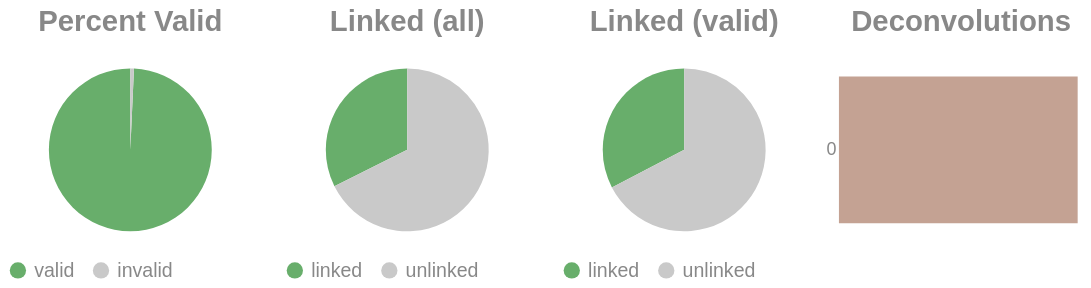

Notebook cell for this chart:
### Code cell
if SKIPLR:
    pass
else:
    clash = Counter()
    for i in valids['molecule'].to_list():
        _mol = i.split("-")
        if len(_mol) == 1:
            clash.update('0')
        else:
            clash.update(_mol[-1])

    _d = {"deconvolutions": [], 'count': []}
    for k,v in clash.items():
        _d['deconvolutions'].append(k)
        _d['count'].append(v)

    tot_valid = valids['reads'].sum()
    mask = valids['reads'] >= 2
    n_linked_reads = valids.filter(mask)['reads'].sum()
    if n_linked_reads == 0:
        print_html("No linked molecules (>=2 reads) were detected; skipping linked-only distributions.")
        SKIPLR = True
    else:
        perc_valid = round(tot_valid / n_reads, 4)
        linked_perc_abs = round(n_linked_reads / n_reads, 4)
        linked_perc = round(n_linked_reads / tot_valid, 4)

    _valid = pl.DataFrame({"valids": ['valid', 'invalid'], "count": [tot_valid, n_reads - tot_valid]})
    _linked_abs = pl.DataFrame({"linked (absolute)": ['linked', 'unlinked'], "count": [n_linked_reads, n_reads - n_linked_reads]})
    _linked_rel = pl.DataFrame({"linked (valids)": ['linked', 'unlinked'], "count": [n_linked_reads, tot_valid - n_linked_reads]})

    (
        alt.hconcat(
            piechart(_valid, goodval = 'valid', title = "Percent Valid"),
            piechart(_linked_abs, goodval = "linked", title =  "Linked (all)"),
            piechart(_linked_rel, goodval = "linked", title =  "Linked (valid)"),
            convolutionbar(pl.DataFrame(_d), title = "Deconvolutions"),
            center = True,
            bounds = 'flush'
        )
        .resolve_scale(color='independent')
        .resolve_legend('independent')
        .properties(usermeta={'embedOptions': {"actions": False}})
    ).display()

### Figure 1 — Vega-Lite specification as saved in the notebook (floating-point values rounded to 4 significant figures)
{"width": "container", "height": 400, "config": {"title": {"anchor": "start", "dy": -15, "fontSize": 18, "color": "#888888", "subtitleColor": "#888888", "subtitleFontSize": 14}, "arc": {"fill": "#0072B2"}, "axis": {"domainColor": "#888888", "domainWidth": 0.5, "gridWidth": 0.2, "grid": false, "titleFontWeight": 400, "titleFontSize": 15, "labelFontSize": 11, "labelColor": "#888888", "tickColor": "#888888", "tickWidth": 0.2, "titleColor": "#888888"}, "axisBand": {"grid": false}, "axisX": {"grid": true, "tickSize": 10, "domainCap": "round"}, "axisY": {"domain": false, "grid": true, "tickSize": 0, "domainCap": "round"}, "background": "transparent", "header": {"labelFontSize": 15, "labelColor": "#888888", "titleFontSize": 15, "titleFontWeight": 600, "titleColor": "#888888"}, "legend": {"labelFont": "sans-serif", "labelFontSize": 12, "labelColor": "#888888", "symbolSize": 100, "symbolType": "circle", "titleFontSize": 12, "titlePadding": 10, "titleColor": "#888888", "title": null}, "range": {"category": ["#E69F00", "#56B4E9", "#009E73", "#F0E442", "#0072B2", "#D55E00", "#CC79A7", "#000000"], "diverging": ["#cfe8f3", "#a2d4ec", "#73bfe2", "#46abdb", "#1696d2", "#12719e"]}, "area": {"fill": "#0072B2", "fillOpacity": 0.7, "line": true, "strokeOpacity": 0.7}, "line": {"color": "#0072B2", "stroke": "#0072B2", "strokeWidth": 2}, "trail": {"color": "#0072B2", "stroke": "#0072B2", "strokeWidth": 0, "size": 1}, "point": {"filled": true, "fillOpacity": 1.0, "size": 95}, "text": {"color": "#888888", "fontSize": 11, "align": "right", "fontWeight": 400, "size": 11}, "bar": {"fill": "#0072B2", "stroke": null}, "view": {"stroke": null, "continuousWidth": 660, "continuousHeight": 400}}, "hconcat": [{"data": {"name": "data-cc06a7f031a4145672747c62e3627786"}, "mark": {"type": "arc"}, "encoding": {"color": {"field": "valids", "legend": {"orient": "bottom", "title": null}, "scale": {"domain": ["valid", "invalid"], "range": ["#68ae6b", "#C9C9C9"]}, "title": "Valids", "type": "nominal"}, "theta": {"field": "count", "type": "quantitative"}, "tooltip": [{"field": "valids", "title": "Valids", "type": "ordinal"}, {"field": "percent", "format": ".2%", "title": "Percent", "type": "quantitative"}, {"field": "count", "title": "Count", "type": "quantitative"}]}, "height": 100, "title": {"text": "Percent Valid", "align": "center", "anchor": "middle"}, "transform": [{"calculate": "datum.count / 8037991", "as": "percent"}], "width": 150}, {"data": {"name": "data-1be1058c5c4deeca9072dcca99aa7b56"}, "mark": {"type": "arc"}, "encoding": {"color": {"field": "linked (absolute)", "legend": {"orient": "bottom", "title": null}, "scale": {"domain": ["linked", "unlinked"], "range": ["#68ae6b", "#C9C9C9"]}, "title": "Linked (Absolute)", "type": "nominal"}, "theta": {"field": "count", "type": "quantitative"}, "tooltip": [{"field": "linked (absolute)", "title": "Linked (Absolute)", "type": "ordinal"}, {"field": "percent", "format": ".2%", "title": "Percent", "type": "quantitative"}, {"field": "count", "title": "Count", "type": "quantitative"}]}, "height": 100, "title": {"text": "Linked (all)", "align": "center", "anchor": "middle"}, "transform": [{"calculate": "datum.count / 8037991", "as": "percent"}], "width": 150}, {"data": {"name": "data-41fd4018a52c4bf045e9e04c9a35de9c"}, "mark": {"type": "arc"}, "encoding": {"color": {"field": "linked (valids)", "legend": {"orient": "bottom", "title": null}, "scale": {"domain": ["linked", "unlinked"], "range": ["#68ae6b", "#C9C9C9"]}, "title": "Linked (Valids)", "type": "nominal"}, "theta": {"field": "count", "type": "quantitative"}, "tooltip": [{"field": "linked (valids)", "title": "Linked (Valids)", "type": "ordinal"}, {"field": "percent", "format": ".2%", "title": "Percent", "type": "quantitative"}, {"field": "count", "title": "Count", "type": "quantitative"}]}, "height": 100, "title": {"text": "Linked (valid)", "align": "center", "anchor": "middle"}, "transform": [{"calculate": "datum.count / 7980399", "as": "percent"}], "width": 150}, {"data": {"name": "data-6eaebda46e4aa1ab3b37a03477441c4c"}, "mark": {"type": "bar"}, "encoding": {"color": {"field": "deconvolutions", "legend": null, "scale": {"scheme": "lightgreyred"}, "type": "nominal"}, "tooltip": [{"field": "deconvolutions", "title": "Deconvolutions", "type": "ordinal"}, {"field": "percent", "format": ".2%", "title": "Percent", "type": "quantitative"}, {"field": "count", "title": "Count", "type": "quantitative"}], "x": {"axis": null, "field": "count", "type": "quantitative"}, "y": {"field": "deconvolutions", "sort": "ascending", "title": null, "type": "nominal"}}, "height": 100, "title": {"text": "Deconvolutions", "align": "center", "anchor": "middle"}, "transform": [{"calculate": "datum.count / 6350655", "as": "percent"}], "width": 150}], "bounds": "flush", "center": true, "resolve": {"legend": {"angle": "independent"}, "scale": {"color": "independent"}}, "usermeta": {"embedOptions": {"actions": false}}, "$schema": "https://vega.github.io/schema/vega-lite/v6.1.0.json", "datasets": {"data-cc06a7f031a4145672747c62e3627786": [{"valids": "valid", "count": 7980399}, {"valids": "invalid", "count": 57592}], "data-1be1058c5c4deeca9072dcca99aa7b56": [{"linked (absolute)": "linked", "count": 2603191}, {"linked (absolute)": "unlinked", "count": 5434800}], "data-41fd4018a52c4bf045e9e04c9a35de9c": [{"linked (valids)": "linked", "count": 2603191}, {"linked (valids)": "unlinked", "count": 5377208}], "data-6eaebda46e4aa1ab3b37a03477441c4c": [{"deconvolutions": "0", "count": 6350655}]}}
